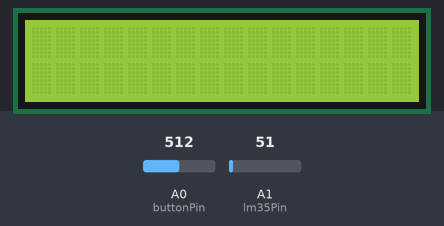
Bench run of a sketch on a simulated Arduino Uno, built with avr-gcc and run on an emulated ATmega328P. Parts: 16×2 character LCD. Inputs (shaded band) come from the test bench; at power-on: A0 (buttonPin) = 512, A1 (lm35Pin) = 51.

Above: at 1.2 s.
1.3 s: A0 (buttonPin) set to 53
2.8 s: A0 (buttonPin) set to 46
At 2.92 s:
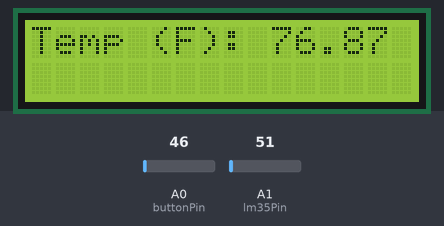
At 4.3 s:
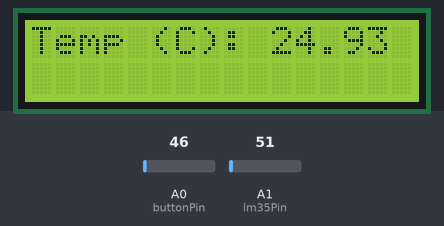
Timing chart, 0 to 5.8 s (numbered marks = the images above; inputs shaded):
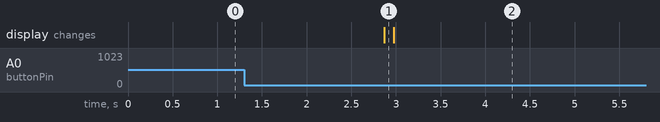

The sketch:

sensor_de_temperatura.ino
```cpp
// Prof acontece o seguinte o nosso circuito físico tivemos probleas com contraste, ficou bem apagado mas da pra ver com um pouco de esforço haha
//ficou assim porquwe era a nossa terceira montagem, espero que o sr. entenda
#include <LiquidCrystal.h>
LiquidCrystal lcd(12, 11, 5, 4, 3, 2);

const int buttonPin = A0;

const int lm35Pin = A1;

float soma = 0;

bool buttonClicked = false;

void setup() {
  // Inicializa o LCD
  lcd.begin(16, 2);
}

void loop() {
  int buttonState = analogRead(buttonPin);

  if (buttonState < 50 && !buttonClicked) {
    buttonClicked = true;

    float tempCelsius = readTemperature();

    lcd.clear();

    float tempFahrenheit = celsiusToFahrenheit(tempCelsius + soma);
    lcd.print("Temp (F): ");
    lcd.print(tempFahrenheit);
    lcd.print(" F");
  } else if (buttonState >= 50) {
    buttonClicked = false;
  } else {
    float tempCelsius = readTemperature();
    lcd.clear();
    lcd.print("Temp (C): ");
    lcd.print(tempCelsius);
    lcd.print(" C");
  }

  delay(100);
}

float readTemperature() {
  int raw = analogRead(lm35Pin);
  float millivolts = (raw / 1023.0) * 5000;
  float tempCelsius = millivolts / 10;
  return tempCelsius;
}

float celsiusToFahrenheit(float tempCelsius) {
  float tempFahrenheit = (tempCelsius * 9/5) + 32;
  return tempFahrenheit;
}
```

Measured:
- the behaviour switches between 50 and 49 on A0 (buttonPin) (found by bisection; images 0 and 1)
- after the input at 1.3 s, every drawn part: stays the same
- after the input at 2.8 s, the display: changes after 0.07 s (image 1)
